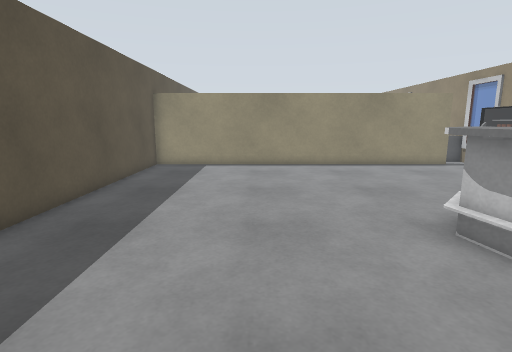
View 1 (above)

15 first-person views from a walk through a Gazebo world. The camera is 1.2 m above the floor, tilts 10° down and sees 80° across. The floor is counted in squares, 0.5 m on a side. Each view is taken from the middle of a square. On the plan, view 1 faces up. The plan holds only what a view shows up to about 18 squares ahead; the rest is blank. The place goes on beyond the plan. Gazebo's built-in surfaces are drawn with simple patterns. Some stock models are drawn as simple stand-ins. Surface patterns are stand-ins for the level's own textures.

View 2
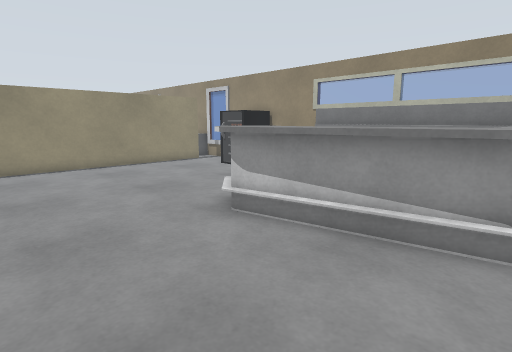

View 3
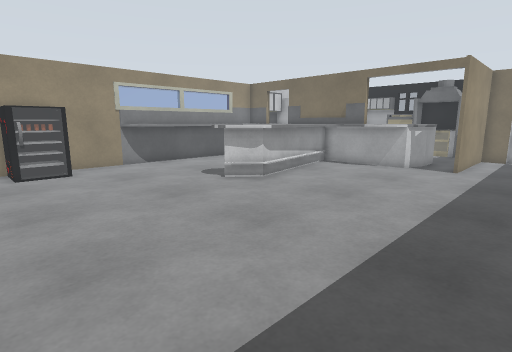

View 4
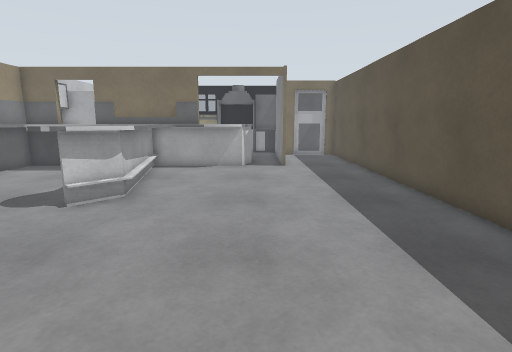

View 5
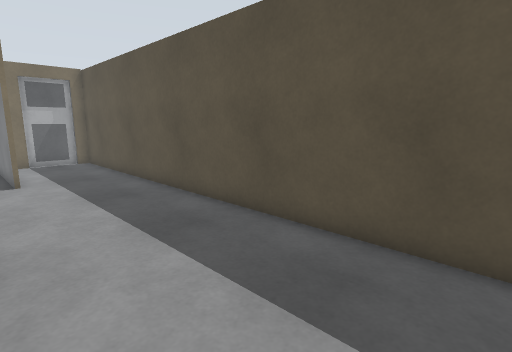

View 6
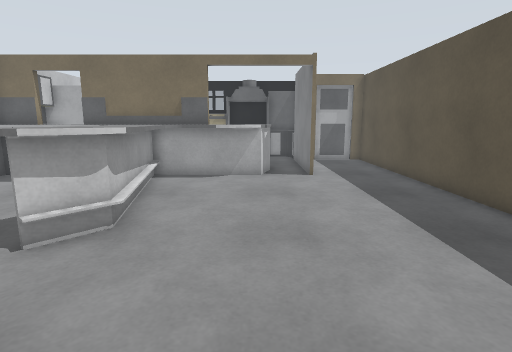

View 7
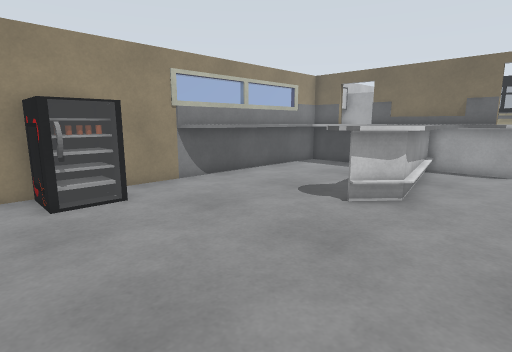

View 8
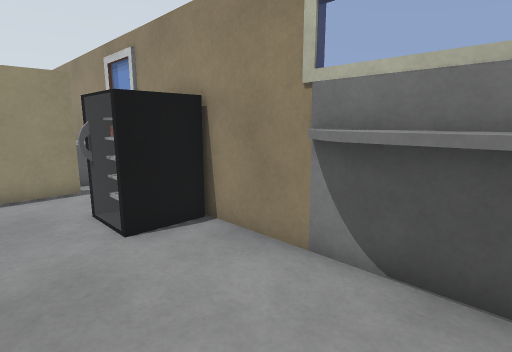

View 9
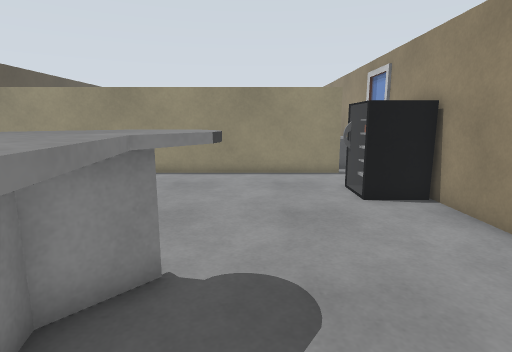

View 10
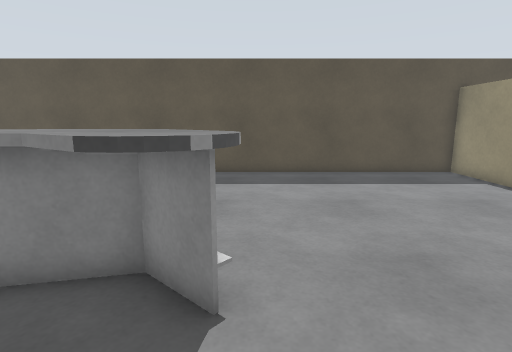

View 11
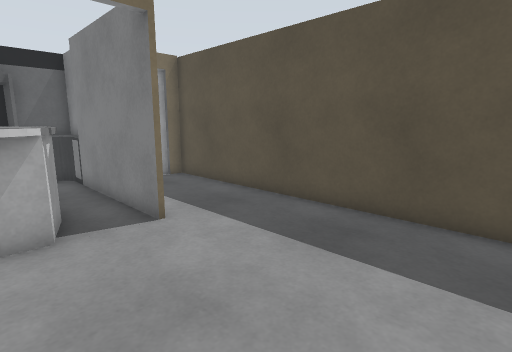

View 12
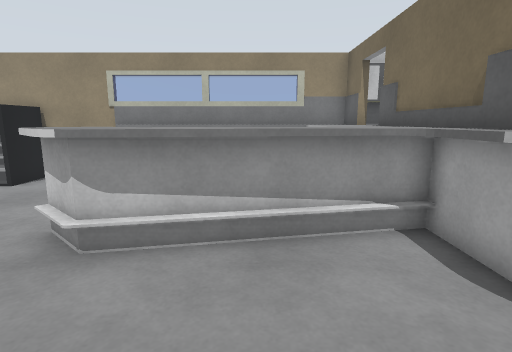

View 13
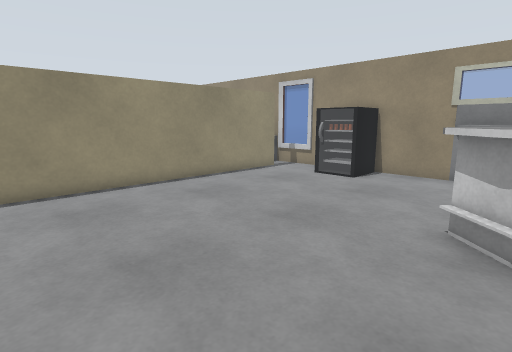

View 14
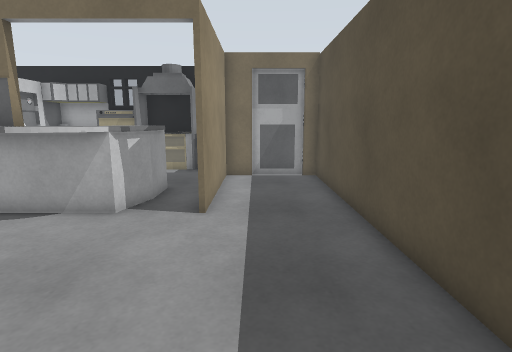

View 15
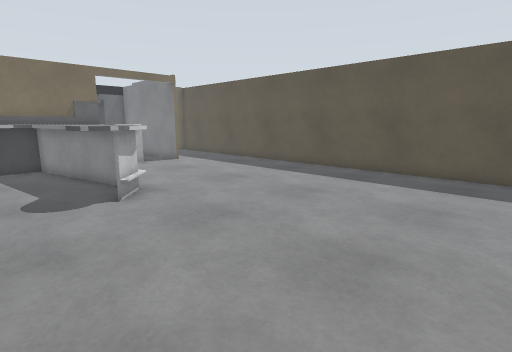

### Floor plan
Points are (right, up) in squares from view 1. A wall is a line through its corners. A room is listed if a view was taken in it or the views show most of it. See-through windows are left out.
Room 1 (views 1, 2, 3, 4, 5, 6, 7, 8, 9, 10, 11, 12, 13, 14, 15)
walls: (3.9, 6.5) (5.2, 7.8); (4, 6.5) (4.1, 6.8); (6.5, 6.5) (5.9, 5.6) (6.5, 1.5); (4.7, 0.5) (3.8, 5.9); (1.7, -0.2) (2.4, 0) (4.1, 0); (1.1, -0.5) (1.6, -0.2); (7, 1) (11.4, 1) (11.4, 8); (0.5, -1.2) (0.8, -0.9) (8, -0.9); (-1.5, -0.9) (-1.5, -7.5); (11.7, 8.7) (12, 9); (10.8, 12.4) (10.8, 14.1); (0.3, -2.5) (0.7, -1.1); (12.6, 5.9) (12.6, 18.5); (12.5, 12.3) (10.4, 12.3) (10.4, 14.3) (12.5, 14.3); (11.1, 17.5) (-5.7, 17.5) (-5.7, -6.8) (-5.1, -6.8); (-2.9, -6.8) (-1.7, -6.8) (-1.7, -0.9); (-5.2, -7) (-2.8, -7)
low walls: (5.6, 7.5) (4.4, 6.2) (6, -1); (0.8, -0.8) (1.2, -0.5); (5.4, -0.9) (4, 6.5); (5.7, -1) (4.3, 6.3) (5.5, 7.6)

Positions as (right, up) in squares from view 1, and headings:
1: (0, 0), facing up
2: (-1, 0), facing up-right
3: (-5, 16), facing down-right
4: (0, 16), facing down
5: (0, 13), facing down-left
6: (1, 13), facing down
7: (1, 16), facing down-right
8: (8, 6), facing up-right
9: (7, 3), facing up
10: (9, 8), facing left
11: (2, 6), facing down-left
12: (-1, 3), facing right
13: (-2, 6), facing up-right
14: (-3, 7), facing down
15: (9, 17), facing down-left
